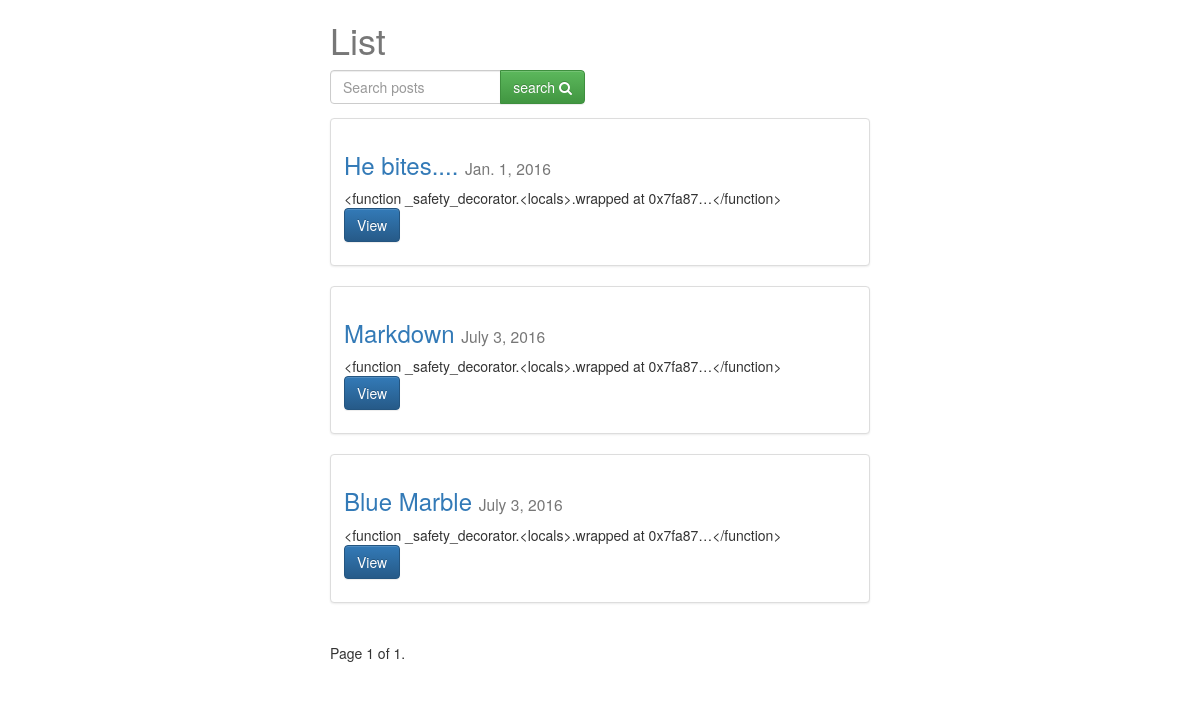
/posts/, run on an earlier commit of the app's database.
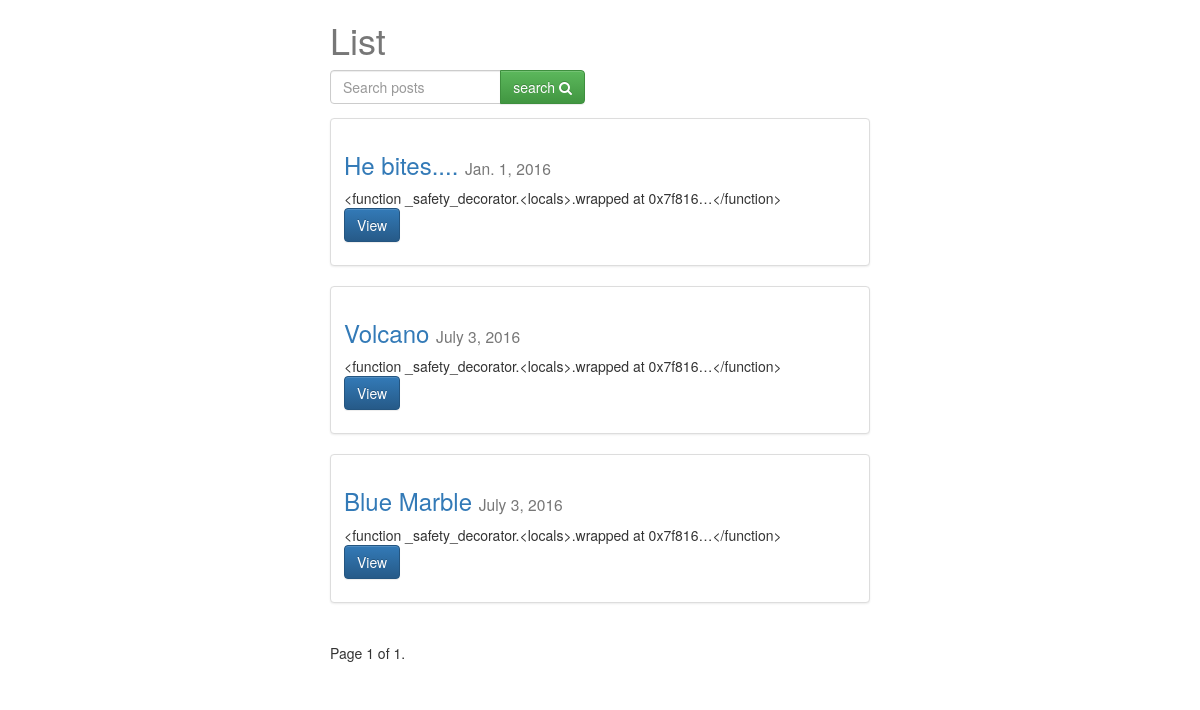
And on a later commit of the database.
### posts/models.py (models this page shows, shortened)
class Post(models.Model):
    user = models.ForeignKey(settings.AUTH_USER_MODEL, default=1)
    title = models.CharField(max_length=120)
    slug = models.SlugField(unique=True)
    image = models.ImageField(upload_to=upload_location,
            null=True,
            blank=True,
            width_field="width_field",
            height_field="height_field")
    height_field = models.IntegerField(default=0)
    width_field = models.IntegerField(default=0)
    content = models.TextField()
    draft = models.BooleanField(default=False)
    publish = models.DateField(auto_now=False, auto_now_add=False)
    read_time = models.TimeField(null=True, blank=True)
    updated = models.DateTimeField(auto_now=True, auto_now_add=False)
    timestamp = models.DateTimeField(auto_now=False, auto_now_add=True)
    objects = PostManager()
    def get_absolute_url(self):
        return reverse("posts:detail", kwargs={"slug": self.slug})
    class Meta:
        ordering = ["-timestamp", "-updated"]
    def get_markdown(self):
        content = self.content
        markdown_text = markdown(content)
        return mark_safe(markdown_text)

### posts/views.py (the view, shortened to what this page needs)
def post_list(request):
	today = timezone.now().date()
	queryset_list = Post.objects.active() #.order_by("-timestamp")
	if request.user.is_staff or request.user.is_superuser:
		queryset_list = Post.objects.all()
	query = request.GET.get("q")
	paginator = Paginator(queryset_list, 8) # Show 25 contacts per page
	page_request_var = "page"
	page = request.GET.get(page_request_var)
	try:
		queryset = paginator.page(page)
	except PageNotAnInteger:
		queryset = paginator.page(1)
	except EmptyPage:
		queryset = paginator.page(paginator.num_pages)
	context = {
		"object_list": queryset,
		"title": "List",
		"page_request_var": page_request_var,
		"today": today,
	}
	return render(request, "post_list.html", context)

### posts/models.py (called while the page is built)
    def active(self, *args, **kwargs):
        return super(PostManager, self).filter(draft=False).filter(publish__lte=timezone.now())

### templates/post_list.html (shortened to what this page needs)
{% extends "base.html" %}
{% block content %}
<div class='col-sm-6 col-sm-offset-3'>
    <h1>{{ title }}</h1>
<form method='GET' action='' class="row">
  <div class="col-sm-6">
    <div class="input-group">
      <input class="form-control" type='text' name='q' placeholder='Search posts' value='{{ request.GET.q }}'/>
      <span class="input-group-btn">
        <button class="btn btn-success" type="submit">search <i class="fa fa-search"> </i></button>
      </span>
    </div>
  </div>
</form>
{% for obj in object_list %}
<div class="row">
  <div class="col-sm-12">
    <div class="thumbnail">
      <div class="caption post-detail-item">
        <h3><a href='{{ obj.get_absolute_url }}'>{{ obj.title }}</a> <small>{{ obj.publish }}</small></h3>
        {{ obj.get_markdown | truncatechars_html:20 }}
        <p><a href="{{ obj.get_absolute_url }}" class="btn btn-primary" role="button">View</a></p>
      </div>
    </div>
  </div>
</div>
{% endfor %}
<div class="pagination">
    <span class="step-links">
        <span class="current">
            Page {{ object_list.number }} of {{ object_list.paginator.num_pages }}.
        </span>
    </span>
</div>
</div>
{% endblock content %}

What changed in the data, as far as the page shows it:
changed Post "Jan. 1, 2016": get_markdown "<function _safety_decorator.<locals>.wrapped at 0x7fa87…</function>" → "<function _safety_decorator.<locals>.wrapped at 0x7f816…</function>"
changed Post: title "Markdown" → "Volcano"; get_markdown "<function _safety_decorator.<locals>.wrapped at 0x7fa87…</function>" → "<function _safety_decorator.<locals>.wrapped at 0x7f816…</function>"
changed Post "Blue Marble": get_markdown "<function _safety_decorator.<locals>.wrapped at 0x7fa87…</function>" → "<function _safety_decorator.<locals>.wrapped at 0x7f816…</function>"
